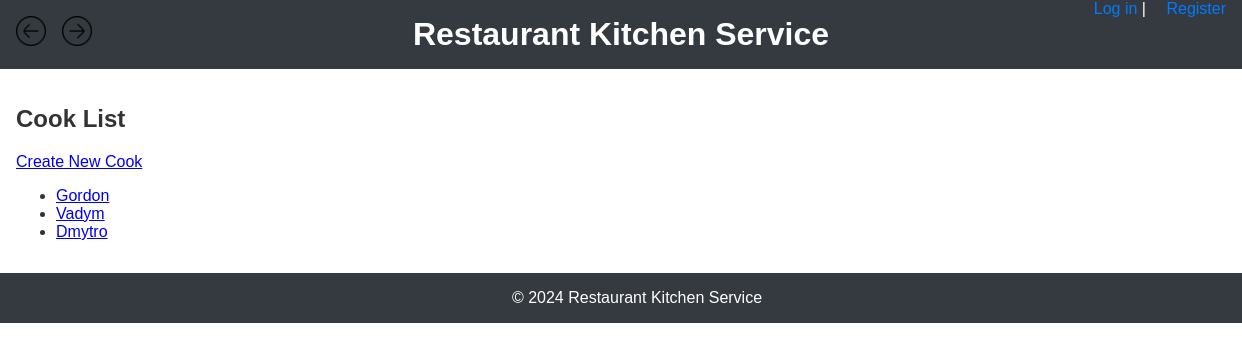
The page /kitchen/cooks/ on the database as committed earlier.
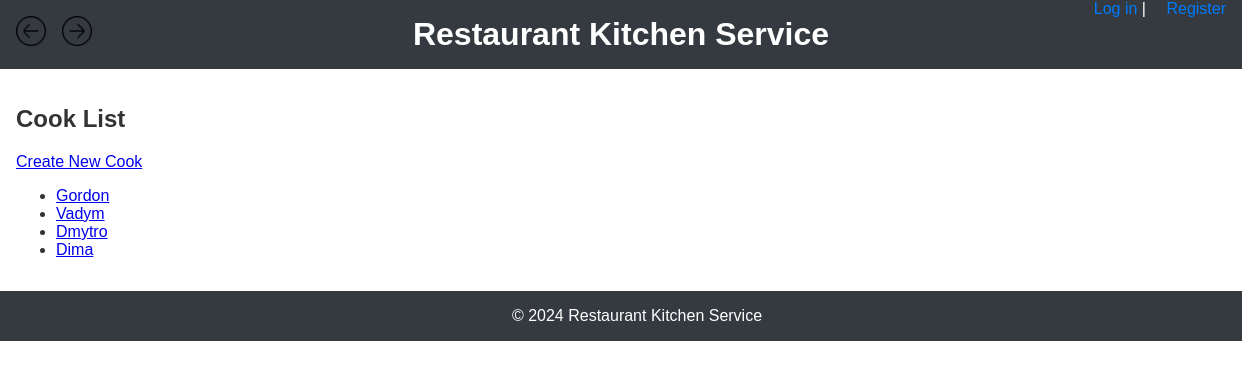
The same page on the database as committed later.
### kitchen/models.py (models this page shows, shortened)
class Cook(AbstractUser):
    years_of_experience = models.IntegerField(default=0)
    groups = models.ManyToManyField(
        Group,
        related_name="cooks",
        blank=True,
        help_text="The groups this cook belongs to.",
        related_query_name="cook",
    )
    user_permissions = models.ManyToManyField(
        Permission,
        related_name="cooks",
        blank=True,
        help_text="Specific permissions for this cook.",
        related_query_name="cook",
    )

### kitchen/views.py (the view)
# urls.py: path('cooks/', CookListView.as_view(), name='cook_list'),
class CookListView(ListView):
    model = Cook
    template_name = 'kitchen/cook_list.html'
    context_object_name = 'cook_list'

### templates/kitchen/cook_list.html (shortened to what this page needs)
{% extends "base.html" %}
{% block content %}
<h2>Cook List</h2>
<a href="{% url 'kitchen:cook_create' %}">Create New Cook</a>
<ul>
    {% for cook in cook_list %}
        <li>
            <a href="{% url 'kitchen:cook_detail' cook.pk %}">{{ cook.username }}</a>
        </li>
    {% empty %}
        <li>No cooks available.</li>
    {% endfor %}
</ul>
{% endblock %}

### templates/base.html (shortened to what this page needs)
{% load static %}
<!DOCTYPE html>
<html lang="en">
<head>
    <link rel="stylesheet" href="{% static 'css/styles.css' %}">
</head>
<body>
    <header>
        <div class="nav-arrows">
            <a href="{% url 'kitchen:home' %}" class="nav-arrow">
                <img src="{% static 'img/arrow-circle-left.png' %}" alt="Back">
            </a>
            <a href="{% url 'kitchen:home' %}" class="nav-arrow">
                <img src="{% static 'img/arrow-circle-right.png' %}" alt="Forward">
            </a>
        </div>
        <h1>Restaurant Kitchen Service</h1>
        <div class="auth-links">
            {% if user.is_authenticated %}
                <form method="post" action="{% url 'kitchen:logout' %}">
                    {% csrf_token %}
                    <button type="submit">Log out</button>
                </form>
            {% else %}
                <a href="{% url 'kitchen:login' %}">Log in</a> |
                <a href="{% url 'kitchen:register' %}">Register</a>
            {% endif %}
        </div>
    </header>
    <main>
        {% block content %}
        {% endblock %}
    </main>
    <footer>
        © 2024 Restaurant Kitchen Service
    </footer>
</body>
</html>

### static/css/styles.css (style rules this page uses)
body { font-family: Arial, sans-serif; margin: 0; padding: 0; color: #333; }
header { background-color: #343a40; padding: 1rem; color: #fff; text-align: center; position: relative; }
header h1 { margin: 0; font-size: 2rem; }
main { padding: 1rem; }
footer { background-color: #343a40; color: #fff; text-align: center; padding: 1rem; position: relative; bottom: 0; width: 100%; }
.nav-arrows { position: absolute; top: 1rem; left: 1rem; display: flex; gap: 1rem; }
.nav-arrows .nav-arrow img { width: 30px; height: 30px; }
.auth-links { position: absolute; top: 0.020rem; right: 1rem; }
.auth-links a { margin-left: 1rem; color: #007bff; text-decoration: none; }

Rows that differ between the two databases and show on the page:
added Cook: username "Dima"
